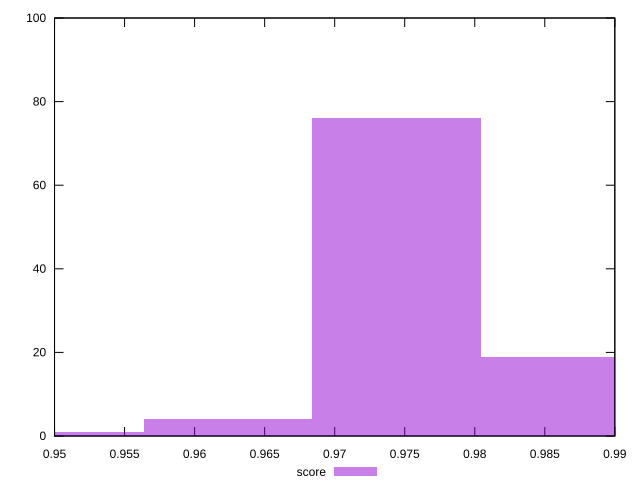

Write gnuplot code to recreate this figure.
reset

$score <<EOF
0.9744296349241179 76
0.9864596304170082 19
0.9623996394312275 4
0.9503696439383372 1
EOF

set key outside below
set boxwidth 0.012029995492890345
set xrange [0.95:0.99]
set yrange [0:100]
set trange [0:100]
set style fill transparent solid 0.5 noborder
set terminal svg size 640, 490 enhanced background rgb 'white'
set output "report_00018_2021-02-10T15-25-16.877Z/first-cpu-idle/samples/pages/score/histogram.svg"

plot $score title "score" with boxes

reset
